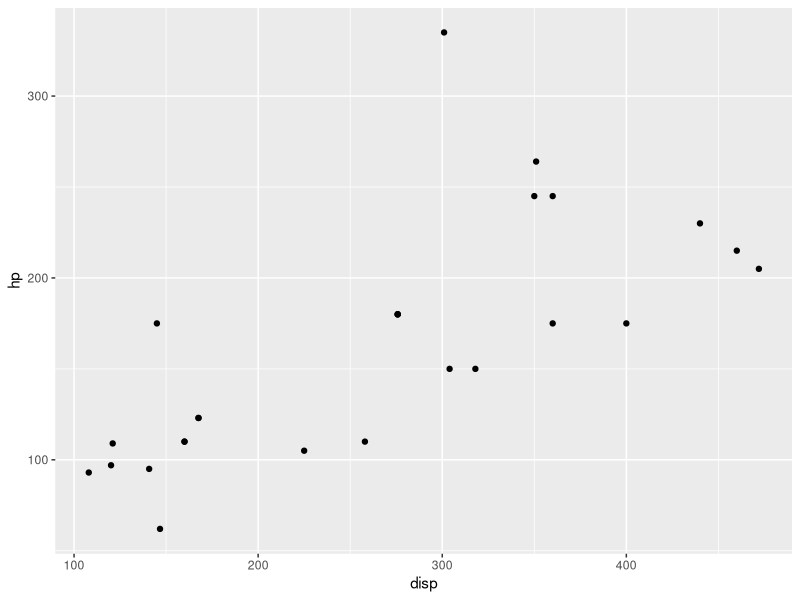

Write the R code that produced this figure.
## ---- chunk 1
knitr::opts_chunk$set(echo = TRUE)
## ---- chunk 2
library(tidyverse)
mtcars %>% 
  filter(mpg < 25) %>% 
  ggplot(aes(disp, 
              hp)) +
  geom_point()
